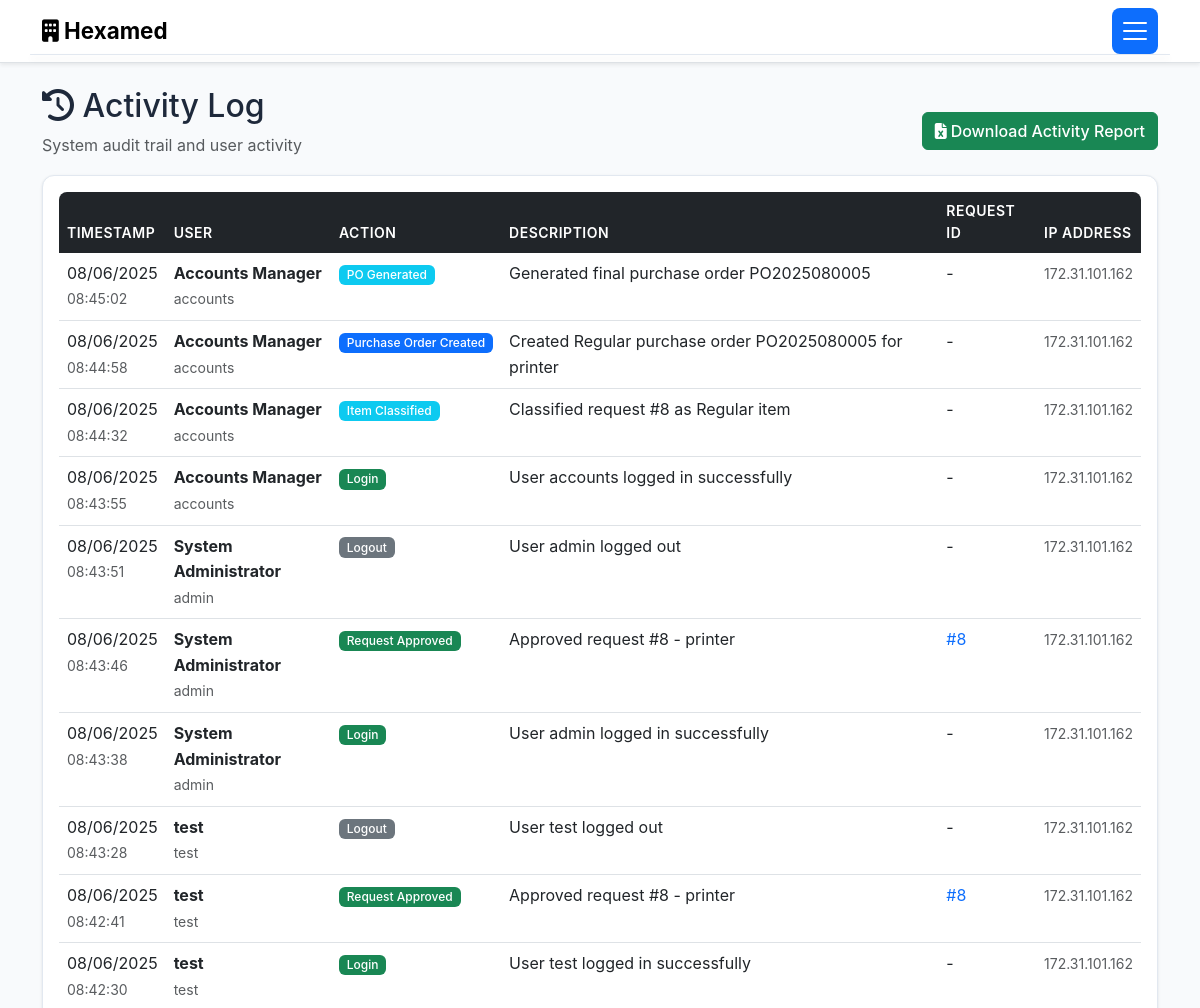
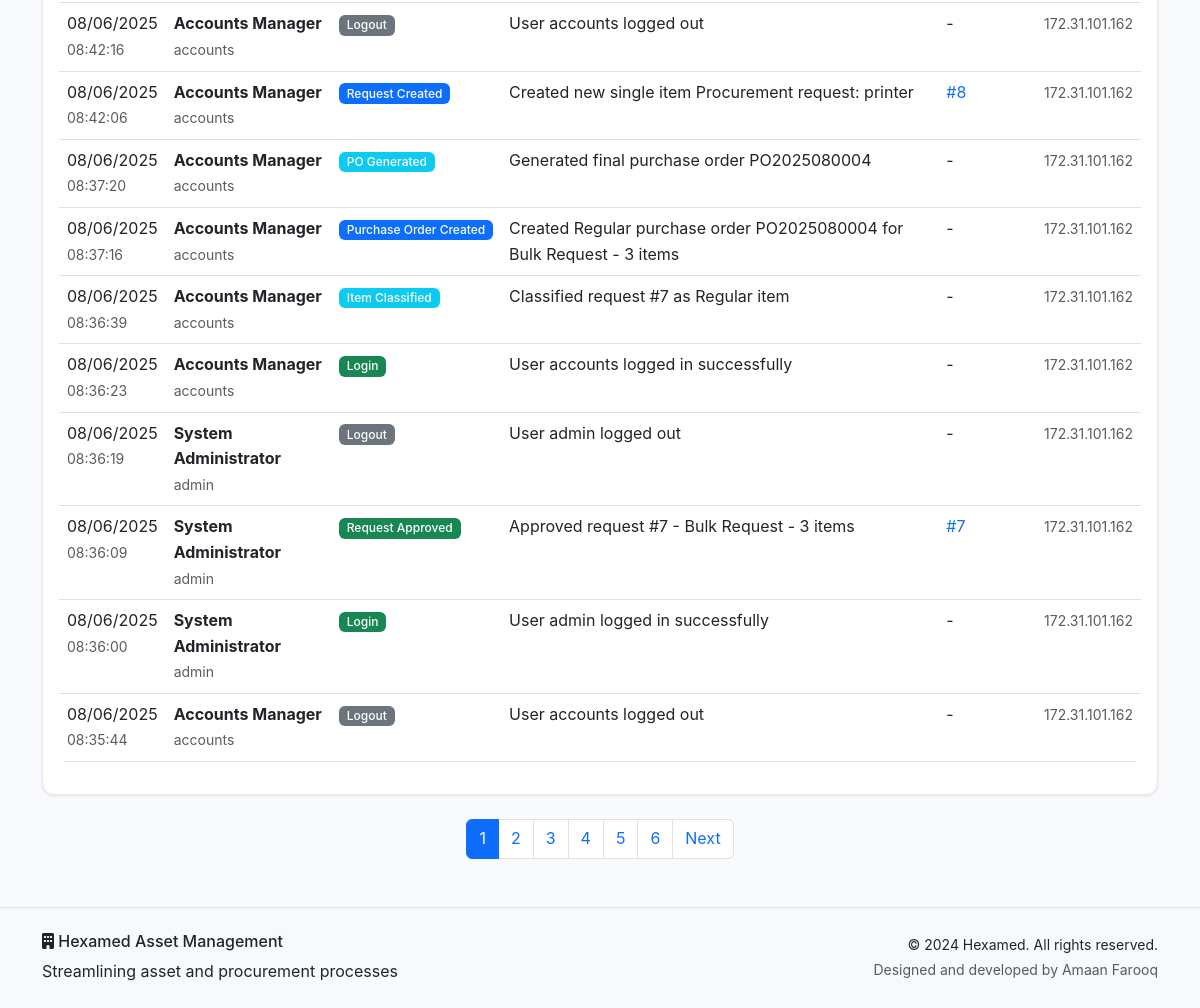
/activity (signed in), run on an earlier commit of the app's database (2 pictures, top to bottom).
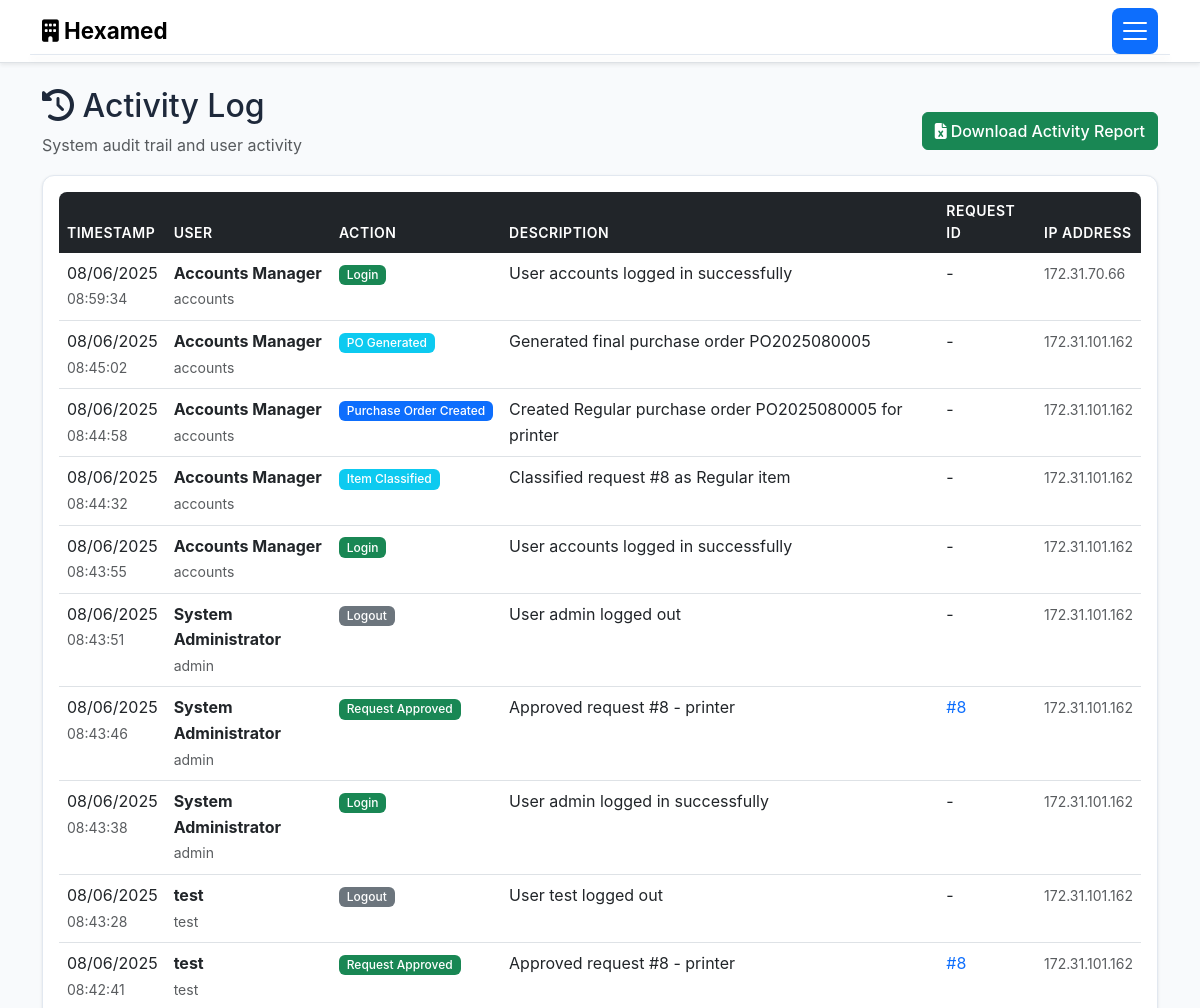
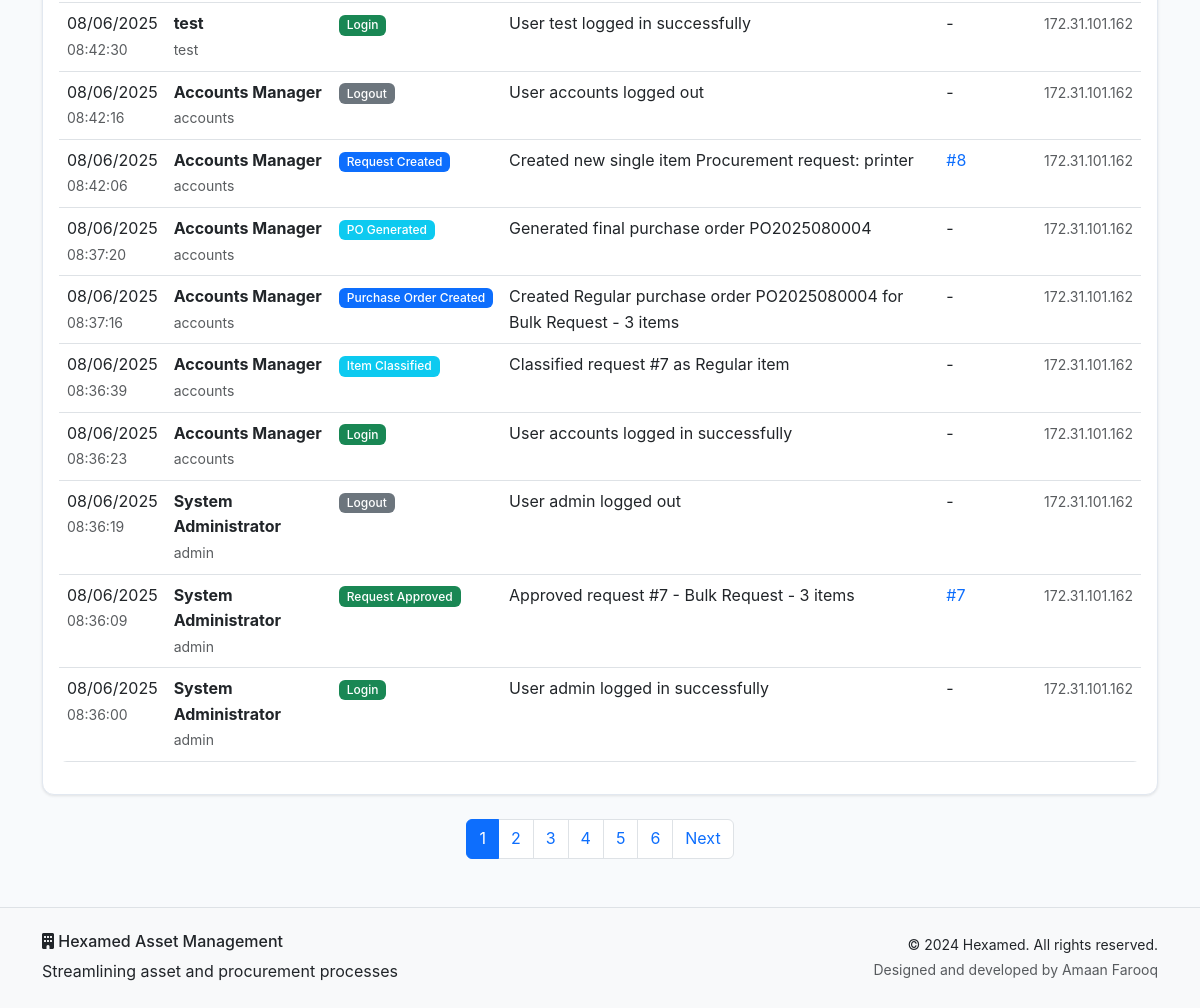
And on a later commit of the database (2 pictures, top to bottom).
### models.py (models this page shows, shortened)
class ActivityLog(db.Model):
    id = db.Column(db.Integer, primary_key=True)
    action = db.Column(db.String(100), nullable=False)
    description = db.Column(db.Text, nullable=False)
    timestamp = db.Column(db.DateTime, default=datetime.utcnow)
    ip_address = db.Column(db.String(45))
    user_id = db.Column(db.Integer, db.ForeignKey('user.id'), nullable=False)
    request_id = db.Column(db.Integer, db.ForeignKey('asset_request.id'), nullable=True)
    user = db.relationship('User', backref='activities')
    request = db.relationship('AssetRequest', backref='activities')

class User(db.Model):
    id = db.Column(db.Integer, primary_key=True)
    username = db.Column(db.String(80), unique=True, nullable=False)
    email = db.Column(db.String(120), unique=True, nullable=False)
    password_hash = db.Column(db.String(256), nullable=False)
    role = db.Column(db.String(50), nullable=False, default='User')
    full_name = db.Column(db.String(100), nullable=False)
    floor = db.Column(db.String(50))
    department = db.Column(db.String(100))
    created_at = db.Column(db.DateTime, default=datetime.utcnow)
    is_active = db.Column(db.Boolean, default=True)
    requests = db.relationship('AssetRequest', foreign_keys='AssetRequest.user_id', backref='requester', lazy=True)

### routes.py (the view)
    def decorated_function(*args, **kwargs):
        if 'user_id' not in session:
            flash('Please log in to access this page.', 'warning')
            return redirect(url_for('login'))
        return f(*args, **kwargs)

### routes.py (called while the page is built)
def require_login(f):
    def decorated_function(*args, **kwargs):
        if 'user_id' not in session:
            flash('Please log in to access this page.', 'warning')
            return redirect(url_for('login'))
        return f(*args, **kwargs)
    decorated_function.__name__ = f.__name__
    return decorated_function

@app.route('/activity')
@require_login
def activity_log():
    user = User.query.get(session['user_id'])
    page = request.args.get('page', 1, type=int)
    activities = ActivityLog.query.order_by(ActivityLog.timestamp.desc()).paginate(
        page=page, per_page=20, error_out=False)
    return render_template('activity.html', activities=activities, user=user)

### templates/activity.html (shortened to what this page needs)
{% extends "base.html" %}
{% block content %}
<div class="container my-4">
    <div class="row">
        <div class="col">
            <div class="d-flex justify-content-between align-items-center">
                <div>
                    <h2><i class="fas fa-history"></i> Activity Log</h2>
                    <p class="text-muted">System audit trail and user activity</p>
                </div>
                {% if user.role in ['Admin', 'MD', 'Accounts/SCM'] %}
                <div>
                    <a href="{{ url_for('download_recent_activity') }}" class="btn btn-success">
                        <i class="fas fa-file-excel me-1"></i>Download Activity Report
                    </a>
                </div>
                {% endif %}
            </div>
        </div>
    </div>
    {% if activities.items %}
    <div class="card">
        <div class="card-body">
            <div class="table-responsive">
                <table class="table table-hover">
                    <thead>
                        <tr>
                            <th>Timestamp</th>
                            <th>User</th>
                            <th>Action</th>
                            <th>Description</th>
                            <th>Request ID</th>
                            <th>IP Address</th>
                        </tr>
                    </thead>
                    <tbody>
                        {% for activity in activities.items %}
                        <tr>
                            <td>
                                <div>
                                    {{ activity.timestamp.strftime('%m/%d/%Y') }}
                                    <br><small class="text-muted">{{ activity.timestamp.strftime('%H:%M:%S') }}</small>
                                </div>
                            </td>
                            <td>
                                <div>
                                    <strong>{{ activity.user.full_name }}</strong>
                                    <br><small class="text-muted">{{ activity.user.username }}</small>
                                </div>
                            </td>
                            <td>
                                {% if 'Login' in activity.action %}
                                    <span class="badge bg-success">{{ activity.action }}</span>
                                {% elif 'Logout' in activity.action %}
                                    <span class="badge bg-secondary">{{ activity.action }}</span>
                                {% elif 'Created' in activity.action %}
                                    <span class="badge bg-primary">{{ activity.action }}</span>
                                {% elif 'Approved' in activity.action %}
                                    <span class="badge bg-success">{{ activity.action }}</span>
                                {% elif 'Rejected' in activity.action %}
                                    <span class="badge bg-danger">{{ activity.action }}</span>
                                {% elif 'Hold' in activity.action %}
                                    <span class="badge bg-warning">{{ activity.action }}</span>
                                {% else %}
                                    <span class="badge bg-info">{{ activity.action }}</span>
                                {% endif %}
                            </td>
                            <td>{{ activity.description }}</td>
                            <td>
                                {% if activity.request_id %}
                                    <a href="{{ url_for('view_requests') }}" class="text-decoration-none">
                                        #{{ activity.request_id }}
                                    </a>
                                {% else %}
                                    -
                                {% endif %}
                            </td>
                            <td>
                                <small class="text-muted">{{ activity.ip_address or '-' }}</small>
                            </td>
                        </tr>
                        {% endfor %}
                    </tbody>
                </table>
            </div>
        </div>
    </div>
    {% if activities.pages > 1 %}
    <nav class="mt-4">
        <ul class="pagination justify-content-center">
            {% for page_num in activities.iter_pages() %}
                {% if page_num %}
                    {% if page_num != activities.page %}
                        <li class="page-item">
                            <a class="page-link" href="{{ url_for('activity_log', page=page_num) }}">{{ page_num }}</a>
                        </li>
                    {% else %}
                        <li class="page-item active">
                            <span class="page-link">{{ page_num }}</span>
                        </li>
                    {% endif %}
                {% else %}
                    <li class="page-item disabled">
                        <span class="page-link">...</span>
                    </li>
                {% endif %}
            {% endfor %}
            {% if activities.has_next %}
                <li class="page-item">
                    <a class="page-link" href="{{ url_for('activity_log', page=activities.next_num) }}">Next</a>
                </li>
            {% endif %}
        </ul>
    </nav>
    {% endif %}
    {% endif %}
</div>
{% endblock %}

### templates/base.html (shortened to what this page needs)
<!DOCTYPE html>
<html lang="en" data-bs-theme="light">
<head>
    <link href="https://cdn.jsdelivr.net/npm/bootstrap@5.3.0/dist/css/bootstrap.min.css" rel="stylesheet">
    <link rel="stylesheet" href="https://cdnjs.cloudflare.com/ajax/libs/font-awesome/6.4.0/css/all.min.css">
    <link rel="stylesheet" href="{{ url_for('static', filename='style.css') }}">
</head>
<body>
    {% if session.user_id %}
    <nav class="navbar navbar-expand-lg navbar-light bg-white shadow-sm border-bottom">
        <div class="container">
            <a class="navbar-brand" href="{{ url_for('dashboard') }}">
                <i class="fas fa-building"></i> Hexamed
            </a>
            <button class="navbar-toggler" type="button" data-bs-toggle="collapse" data-bs-target="#navbarNav">
                <span class="navbar-toggler-icon"></span>
            </button>
            <div class="collapse navbar-collapse" id="navbarNav">
                <ul class="navbar-nav me-auto">
                    {% if session.role in ['Admin', 'MD', 'Accounts/SCM'] %}
                        <li class="nav-item">
                            <a class="nav-link" href="{{ url_for('view_assignments') }}">
                                <i class="fas fa-tasks"></i> Item Assignments
                            </a>
                        </li>
                        {% endif %}
                </ul>
                <ul class="navbar-nav">
                    <li class="nav-item dropdown d-none d-lg-block">
                        <a class="nav-link dropdown-toggle" href="#" id="navbarDropdown" role="button" data-bs-toggle="dropdown">
                            <i class="fas fa-user"></i> {{ session.full_name }}
                            <span class="badge bg-secondary">{{ session.role }}</span>
                        </a>
                    </li>
                </ul>
            </div>
        </div>
    </nav>
    {% endif %}
    <main>
        {% block content %}{% endblock %}
    </main>
    <footer class="bg-light text-dark mt-5 py-4 border-top">
        <div class="container">
            <div class="row">
                <div class="col-md-6">
                    <h6><i class="fas fa-building"></i> Hexamed Asset Management</h6>
                    <p class="mb-0">Streamlining asset and procurement processes</p>
                </div>
                <div class="col-md-6 text-md-end">
                    <small>&copy; 2024 Hexamed. All rights reserved.</small><br>
                    <small class="text-muted">Designed and developed by Amaan Farooq</small>
                </div>
            </div>
        </div>
    </footer>
</body>
</html>

### static/style.css (style rules this page uses)
:root { --hexamed-primary: #2563eb; --hexamed-secondary: #64748b; --hexamed-success: #00ffaa; --hexamed-warning: #ffa200; --hexamed-danger: #ff0000; --hexamed-info: #06b6d4; --hexamed-light: #f8fafc; --hexamed-dark: #465977; --hexamed-gradient: linear-gradient(135deg, #2563eb, #06b6d4); }
body { font-family: 'Inter', 'Segoe UI', Tahoma, Geneva, Verdana, sans-serif; line-height: 1.6; background-color: #f8fafc; color: #1e293b; }
.navbar-brand { font-weight: bold; font-size: 1.4rem; }
.navbar-nav .nav-link { font-weight: 500; transition: color 0.3s ease; }
.card { border: 1px solid #e2e8f0; border-radius: 0.75rem; box-shadow: 0 1px 3px rgba(0, 0, 0, 0.1); transition: all 0.3s ease; background: white; }
.btn { font-weight: 500; transition: all 0.3s ease; border-radius: 0.375rem; }
.table { border-radius: 0.5rem; overflow: hidden; }
.table thead th { background-color: var(--bs-dark); color: white; border: none; font-weight: 600; text-transform: uppercase; font-size: 0.875rem; letter-spacing: 0.5px; }
.table tbody tr { transition: background-color 0.2s ease; }
.badge { font-weight: 500; font-size: 0.75rem; padding: 0.35em 0.65em; }
.navbar-toggler { display: block !important; border: none; background: var(--bs-primary); border-radius: 0.5rem; padding: 0.5rem; transition: all 0.3s ease; }
.navbar-toggler-icon { width: 1.5em; height: 1.5em; }
.navbar-collapse { position: absolute; top: 100%; left: 0; right: 0; background: white; box-shadow: 0 4px 6px rgba(0, 0, 0, 0.1); border-radius: 0 0 0.75rem 0.75rem; border: 1px solid #e2e8f0; border-top: none; z-index: 1050; max-height: 0; overflow: hidden; transition: max-height 0.3s ease; }
.navbar-collapse .navbar-nav { flex-direction: column; padding: 1rem 0; }
.navbar-collapse .navbar-nav .nav-link { padding: 0.75rem 1.5rem; color: #374151; font-weight: 500; border-bottom: 1px solid #f3f4f6; transition: all 0.3s ease; }
.navbar-collapse .navbar-nav .nav-link i { margin-right: 0.75rem; width: 1.25rem; text-align: center; }
.navbar-collapse .navbar-nav:last-of-type { border-top: 2px solid var(--bs-primary); margin-top: 1rem; padding-top: 1rem; background: #f8fafc; }
.navbar-collapse .dropdown-toggle { background: var(--bs-primary); color: white; border-radius: 0.5rem; margin: 0 1rem; font-weight: 600; }
.navbar { position: relative; }
.navbar .container { position: relative; }

What changed in the data, as far as the page shows it:
no longer on this page (row unchanged): ActivityLog: timestamp "08/06/2025", timestamp "08:35:44", user.full_name "Accounts Manager", user.username "accounts", action "Logout", description "User accounts logged out", ip_address "172.31.101.162"
added ActivityLog: timestamp "08/06/2025", timestamp "08:59:34", user.full_name "Accounts Manager", user.username "accounts", action "Login", description "User accounts logged in successfully", ip_address "172.31.70.66"
